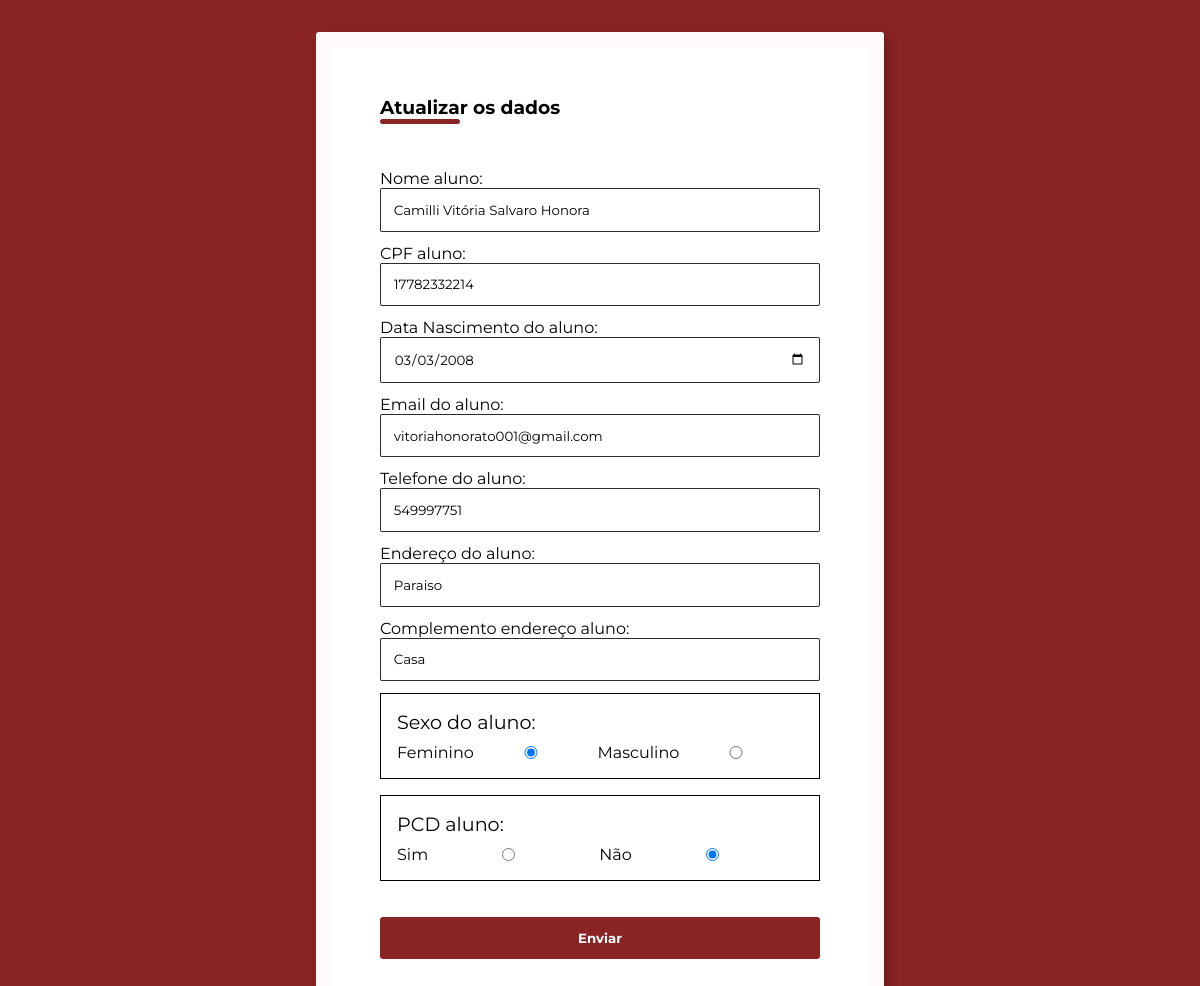
Screenshot of /Conexao_BD/assets/aluno/editar.php?id_aluno=49 with the database file from the repository.
### tables this page shows
CREATE TABLE alunos (
  id_aluno int(11) NOT NULL,
  nome varchar(30) DEFAULT NULL,
  cpf varchar(11) DEFAULT NULL,
  data_nasc date DEFAULT NULL,
  email varchar(100) DEFAULT NULL,
  telefone varchar(15) DEFAULT NULL,
  endereco varchar(50) DEFAULT NULL,
  complemento varchar(100) DEFAULT NULL,
  sexo char(1) DEFAULT NULL,
  pcd char(1) DEFAULT NULL
);

### Conexao_BD/assets/aluno/editar.php (the view, shortened to what this page needs)
<?php
include('../bd/conexao.php');
$id_aluno = $_GET['id_aluno'];
$sql = "SELECT * FROM alunos WHERE id_aluno = '$id_aluno'";
$res = mysqli_query($id, $sql);
while ($linha = mysqli_fetch_array($res)) { ?>
<!DOCTYPE html>
<html lang="pt-BR">
<head>
    <link rel="stylesheet" href="../css/style.css">
</head>
<body>
    <div class="container">
        <div class="form">
            <form action="form_editar.php" method="post">
                <div class="title">
                    <h3>Atualizar os dados</h3>
                </div>
                <div class="input-box">
                    <label for="nome">Nome aluno:</label>
                    <input type="text" name="nome" value="<?php echo $linha['nome']; ?>">
                </div>
                <div class="input-box">
                    <label for="cpf">CPF aluno:</label>
                    <input type="text" name="cpf" value="<?php echo $linha['cpf']; ?>">
                </div>
                <div class="input-box">
                    <label for="data_nasc">Data Nascimento do aluno:</label>
                    <input type="date" name="data_nasc" value="<?php echo $linha['data_nasc']; ?>">
                </div>
                <div class="input-box">
                    <label for="email">Email do aluno:</label>
                    <input type="email" name="email" value="<?php echo $linha['email']; ?>">
                </div>
                <div class="input-box">
                    <label for="tel">Telefone do aluno:</label>
                    <input type="text" name="tel" value="<?php echo $linha['telefone']; ?>">
                </div>
                <div class="input-box">
                    <label for="endereco">Endereço do aluno:</label>
                    <input type="text" name="endereco" value="<?php echo $linha['endereco']; ?>">
                </div>
                <div class="input-box">
                    <label for="complemento">Complemento endereço aluno:</label>
                    <input type="text" name="complemento" value="<?php echo $linha['complemento']; ?>">
                </div>
                <div class="form-container">
                    <div class="gender-group">
                        <h2 for="sexo">Sexo do aluno:</h2>
                        <div class="gender-input">
                            <label for="feminino">Feminino</label>
                            <input type="radio" id="feminino" name="genero" value="F" <?php if($linha['sexo'] == 'F') echo 'checked'; ?> required>
                            <label for="masculino">Masculino</label>
                            <input type="radio" id="masculino" name="genero" value="M" <?php if($linha['sexo'] == 'M') echo 'checked'; ?>>
                        </div>
                    </div>
                    <div class="gender-group">
                        <h2 for="pcd">PCD aluno:</h2>
                        <div class="gender-input">
                            <label for="sim">Sim</label>
                            <input type="radio" id="sim" name="pcd" value="S" <?php if($linha['pcd'] == 'S') echo 'checked'; ?> required>
                            <label for="nao">Não</label>
                            <input type="radio" id="nao" name="pcd" value="N" <?php if($linha['pcd'] == 'N') echo 'checked'; ?>>
                        </div>
                    </div>
                </div>
                <input type="submit" value="Enviar" id="btn">
            </form>
        </div>
    </div>
</body>
</html>
<?php }  ?>

### Conexao_BD/assets/css/style.css (style rules this page uses)
:root { --bg-color: #8a2323; --second-bg-color: rgb(255, 250, 250); --text-color: rgb(192, 7, 7); --bg-color-light: rgba(129, 34, 34, 0.322); }
* { padding: 0; margin: 0; box-sizing: border-box; font-family: "Montserrat", sans-serif; }
body { width: 100%; height: 100vh; display: flex; justify-content: center; align-items: center; background: var(--bg-color); min-height: 100vh; height: auto; padding: 2rem; }
.container { width: 80%; padding: 1rem; box-shadow: 5px 5px 10px rgba(0, 0, 0, 0.212); background-color: var(--second-bg-color); border-radius: 3px; display: flex; justify-content: space-between; align-items: center; }
.form { width: 100%; background-color: #fff; padding: 3rem; }
.title { position: relative; margin-bottom: 50px; }
.title:after { content: ''; display: block; width: 5rem; height: 0.3rem; background-color: var(--bg-color); margin: 0 auto; position: absolute; border-radius: 10px; }
.input-box { margin-bottom: 12px; }
input { border-radius: 2px; border: none; border: 1px solid rgba(22, 22, 22, 0.906); padding: 0.8rem; width: 100%; }
.gender-group { display: flex; flex-direction: column; gap: 4px; border: 0.5px solid black; width: 100%; margin-bottom: 1rem; padding: 1rem; }
.gender-group h2 { margin-bottom: 5px; font-size: 1.2rem; font-weight: 400; }
.gender-input { display: flex; align-items: center; }
.gender-input label { font-size: 1rem; font-weight: 400; }
.gender-input input { margin-right: 10px; }
#btn { background-color: var(--bg-color); color: #fff; margin-top: 20px; border-radius: 3px; font-weight: bold; cursor: pointer; border: none; }
@media screen and (max-width: 1330px) { .container { width: 50%; } }
@media screen and (max-width: 1330px) { .form { width: 100%; } }

### rows the page displays
alunos: nome "Camilli Vitória Salvaro Honora", cpf "17782332214", data_nasc "03/03/2008", email "vitoriahonorato001@gmail.com", tel "549997751", endereco "Paraiso", complemento "Casa", sexo "☑ Feminino", sexo "☐ Masculino", pcd "☐ Sim", pcd "☑ Não"
